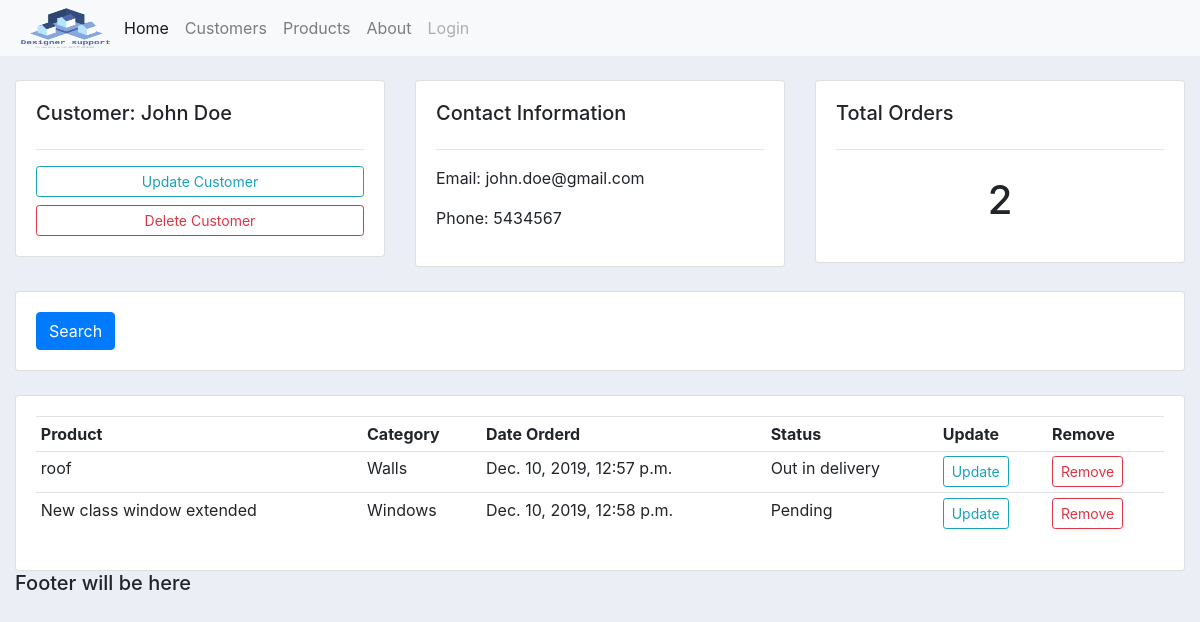
Before: /customers/1/ with the older database file.
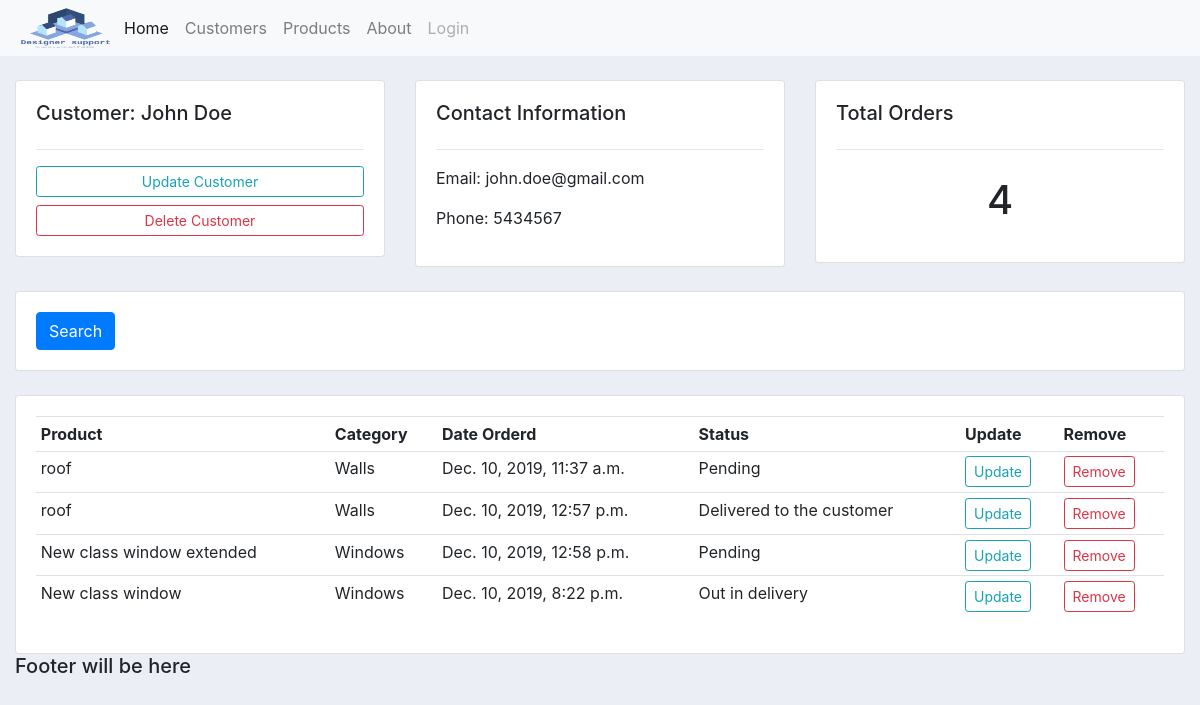
After: the same page with the newer database file.
### accounts/models.py (models this page shows, shortened)
class Order(models.Model):
    customer = models.ForeignKey(Customer,null=True, on_delete=models.SET_NULL)
    product = models.ForeignKey(Product,null=True, on_delete=models.SET_NULL)
    STATUS = (
        ('PENDING', 'Pending'),
        ('UNDER_DELIVERY','Out in delivery'),
        ('DELIVERED', 'Delivered to the customer')
    )
    number = models.CharField(max_length=200)
    date_created = models.DateTimeField(auto_now_add=True)
    status = models.CharField(max_length=20, null=True, choices=STATUS)
    def status_value(self):
        for s in self.STATUS:
            if s[0] == self.status:
                return s[1]
        return None

class Product(models.Model):
    CATEGORY = (
        ('CAT1', 'Windows'),
        ('CAT2', 'Doors'),
        ('CAT3', 'Walls'),
    )
    name = models.CharField(max_length=200)
    price = models.FloatField()
    category = models.CharField(max_length=20, null=True, choices=CATEGORY)
    description = models.TextField(max_length=4000, null=True)
    date_created = models.DateTimeField(auto_now_add=True)
    tags = models.ManyToManyField(Tag)
    def cat_value(self):
        for c in self.CATEGORY:
            if c[0] == self.category:
                return c[1]
        return None

### accounts/views.py (the view)
# urls.py: path('customers/<str:pk>/', views.accounts, name='customer'),
def accounts(request, pk):
    customer = Customer.objects.get(id=pk)
    orders = customer.order_set.all()
    o_l = len(orders)
    context = {'customer':customer, 'orders':orders, 'o_l':o_l}
    return render(request,'accounts/customers.html', context)

### accounts/templates/accounts/customers.html
{% extends "accounts/index.html" %}
{% block content %}
<br>
<div class="row">
	<div class="col-md">
		<div class="card card-body">
			<h5>Customer: {{customer.name}}</h5>
			<hr>
			<a class="btn btn-outline-info  btn-sm btn-block" href="">Update Customer</a>
			<a class="btn btn-outline-danger  btn-sm btn-block" href="">Delete Customer</a>
		</div>
	</div>
	<div class="col-md">
		<div class="card card-body">
			<h5>Contact Information</h5>
			<hr>
			<p>Email: <span>{{customer.email}}</span></p>
			<p>Phone: <span>{{customer.phone}}</span></p>
		</div>
	</div>
	<div class="col-md">
		<div class="card card-body">
			<h5>Total Orders</h5>
			<hr>
			<h1 style="text-align: center;padding: 10px">{{o_l}}</h1>
		</div>
	</div>
</div>
<br>
<div class="row">
	<div class="col">
		<div class="card card-body">
			<form method="get">
		    <button class="btn btn-primary" type="submit">Search</button>
		  </form>
		</div>
	</div>
</div>
<br>
<div class="row">
	<div class="col-md">
		<div class="card card-body">
			<table class="table table-sm">
				<tr>
					<th>Product</th>
					<th>Category</th>
					<th>Date Orderd</th>
					<th>Status</th>
					<th>Update</th>
					<th>Remove</th>
                </tr>
                {% for o in orders %}
                    <tr>
                        <td>{{ o.product.name}}</td>
                        <td>{{ o.product.cat_value}}</td>
                        <td>{{ o.date_created}}</td>
                        <td>{{ o.status_value }}</td>
                        <td><a href="#" class="btn btn-sm btn-outline-info">Update</a></td>
                        <td><a href="#" class="btn btn-sm btn-outline-danger">Remove</a></td>
				</tr>
                {% endfor %}
			</table>
		</div>
	</div>
</div>
{% endblock content %}

Changed rows visible on the page:
now on this page (row edited): Order: product.name "roof", product.cat_value "Walls", date_created "Dec. 10, 2019, 11:37 a.m.", status_value "Pending"
changed Order: status_value "Out in delivery" → "Delivered to the customer"
added Order: product.name "New class window", product.cat_value "Windows", date_created "Dec. 10, 2019, 8:22 p.m.", status_value "Out in delivery"
Other visible differences:
{{ o_l }}: "2" → "4"
